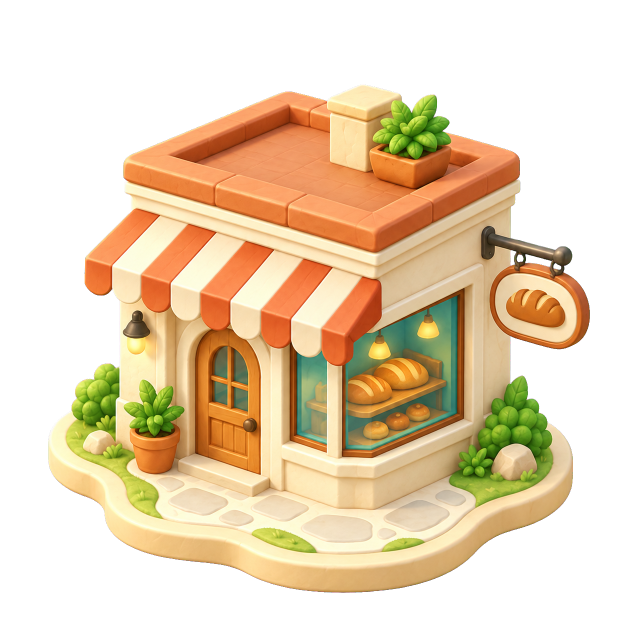
#> input picture docs/design/la-map-2026-09-22/production/bakery/keyed.png, 1254 x 1254 px, given in place of reference.png, which was not available (shown at 1/2 size)
$ python package_room_review.py ../../docs/design/la-map-2026-09-22/production/bakery/keyed.png ../../docs/design/la-map-2026-09-22/production/chinese_restaurant/keyed.png
#> lines starting #> are read from the running program, lines starting #| are printed output that depends on the picture
"""Package actual scene-review evidence and enforce the batch's declared budgets."""
from pathlib import Path
import sys,json,hashlib,struct,shutil,os
from PIL import Image,ImageDraw,ImageFont,ImageOps
ROOT=Path(__file__).resolve().parents[2];slug=sys.argv[1];card=sys.argv[2]
DOC=ROOT/'docs/design'/(slug+'-2026-10-07');OUT=Path(os.environ.get('SCENE_REVIEW_OUTPUT',ROOT/'output'/('zhaoyun-'+card+'-review-2026-10-07')));BENCH=OUT/'bench';KIT=ROOT/'assets/rooms'/slug
font=ImageFont.truetype('/usr/share/fonts/TTF/DejaVuSans.ttf',22)
def sheet(items,name,width=960,height=720):
 canvas=Image.new('RGB',(width*len(items),height+58),'#f5f0df');d=ImageDraw.Draw(canvas)
 for i,(label,im) in enumerate(items):
  canvas.paste(ImageOps.pad(im.convert('RGB'),(width,height),color='#f5f0df'),(i*width,58));d.text((i*width+18,14),label,font=font,fill='#53462f')
 canvas.save(DOC/name)
for file in [OUT/'godot.png',*OUT.glob('detail-*.png')]:shutil.copy2(file,DOC/file.name)
ref=ImageOps.pad(Image.open(DOC/'reference.png').convert('RGB'),(960,720),color='#f5f0df');actual=Image.open(OUT/'godot.png').convert('RGB').resize((960,720),Image.Resampling.LANCZOS);overlay=Image.blend(ref,actual,.5)
#> after `ref = ImageOps.pad(Image.open(DOC / 'reference.png').convert('RGB'), (`:
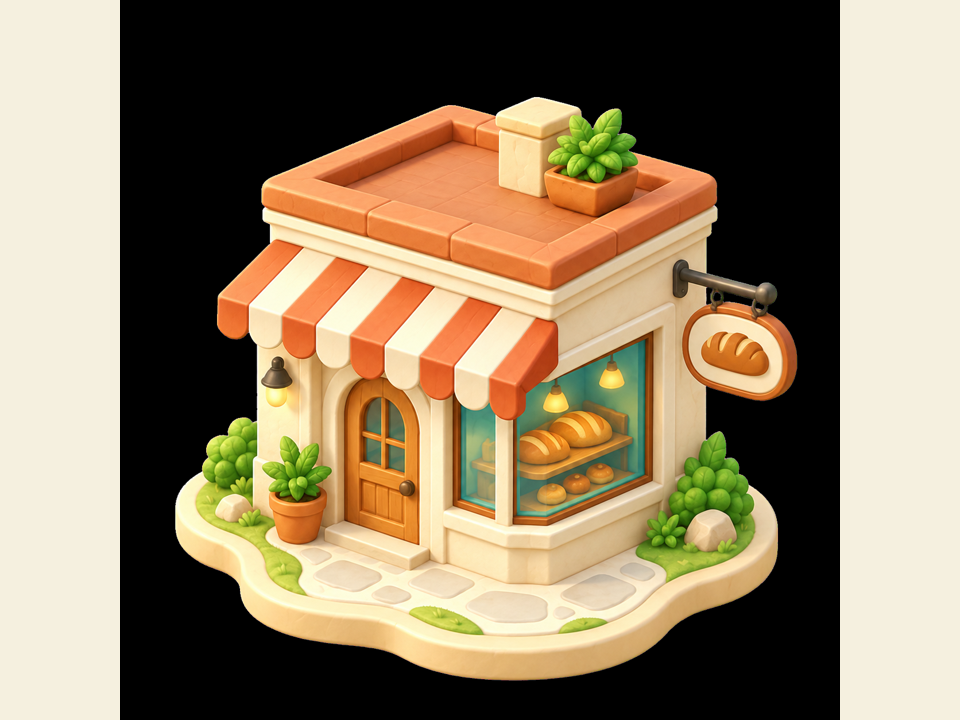
#> ref: PIL image 960x720 RGB; mean R, G, B 142.1, 125.7, 99.4
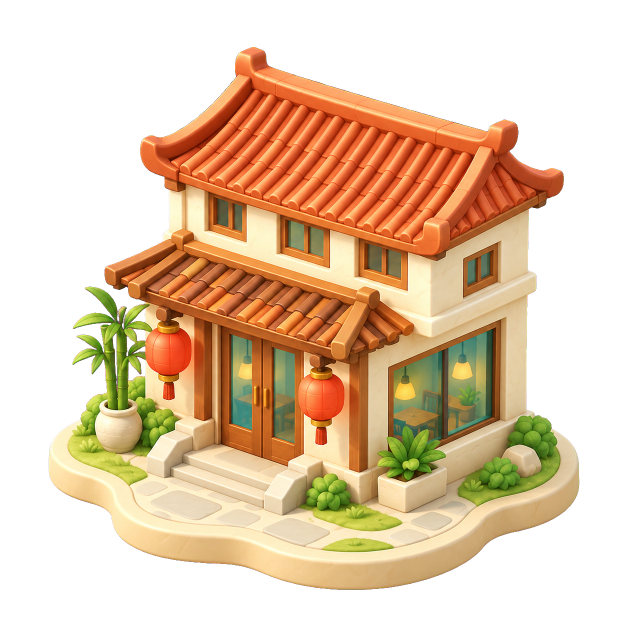
#> input picture docs/design/la-map-2026-09-22/production/chinese_restaurant/keyed.png, 1254 x 1254 px, given in place of godot.png, which was not available (shown at 1/2 size)
#> after `actual = Image.open(OUT / 'godot.png').convert('RGB').resize((960, 720`:
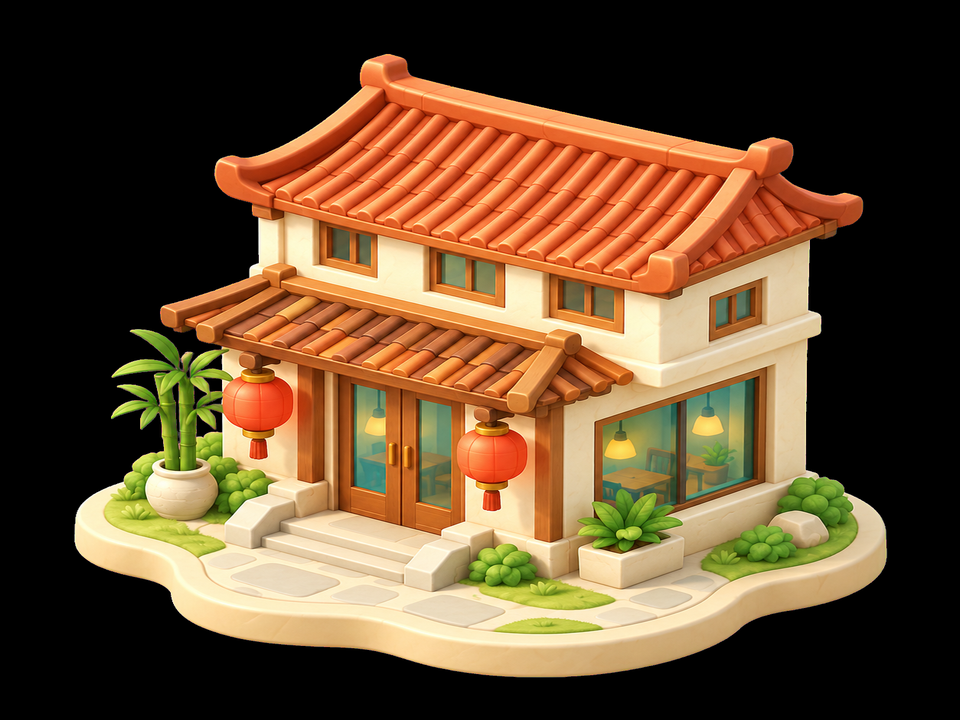
#> actual: PIL image 960x720 RGB; mean R, G, B 101.3, 75.4, 47.7
#> after `overlay = Image.blend(ref, actual, 0.5)`:
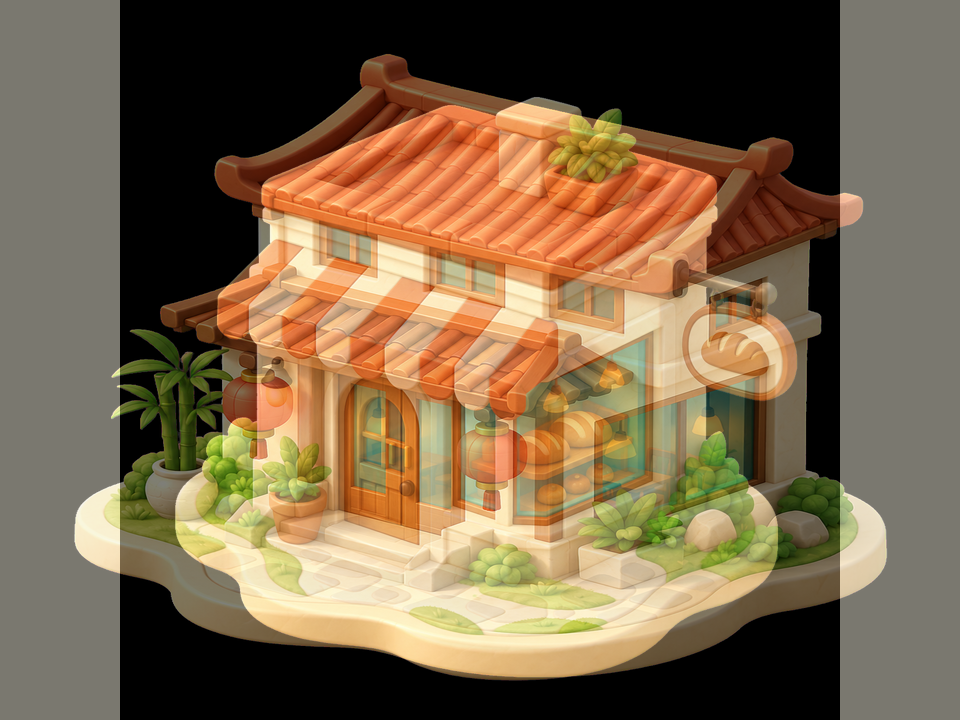
#> overlay: PIL image 960x720 RGB; mean R, G, B 121.5, 100.4, 73.3
overlay.save(DOC/'overlay-50.png');sheet([('Figma reference',ref),('Revised Godot Mobile / Vulkan',actual),('50% direct overlay / no warp',overlay)],'comparison.png')
#> in sheet, `canvas = Image.new('RGB', (width * len(items), height + 58), '#f5f0df'`:
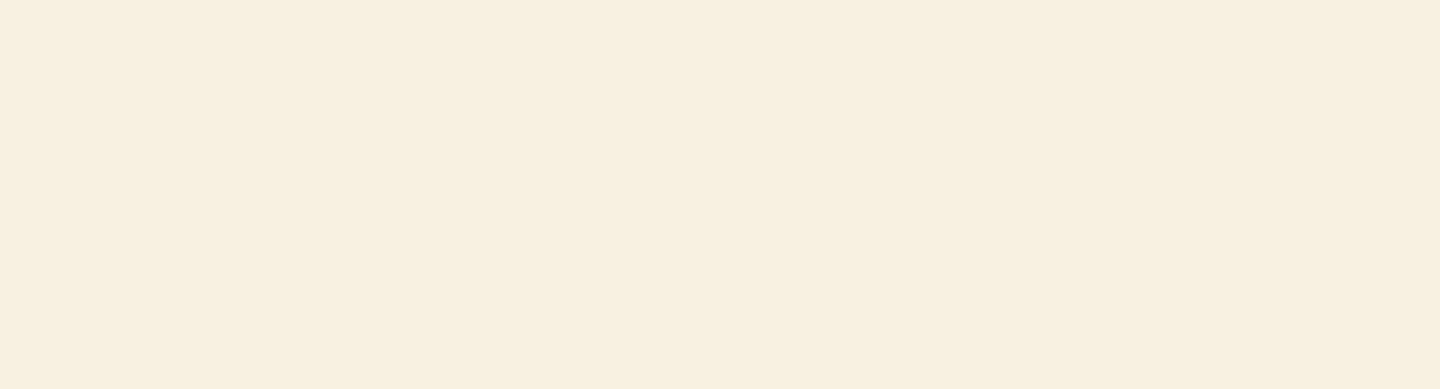
#> canvas: PIL image 2880x778 RGB (shown at 1/2 size); mean R, G, B 245, 240, 223
#> after the loop in sheet, `for i,(label,im) in enumerate(items):`:
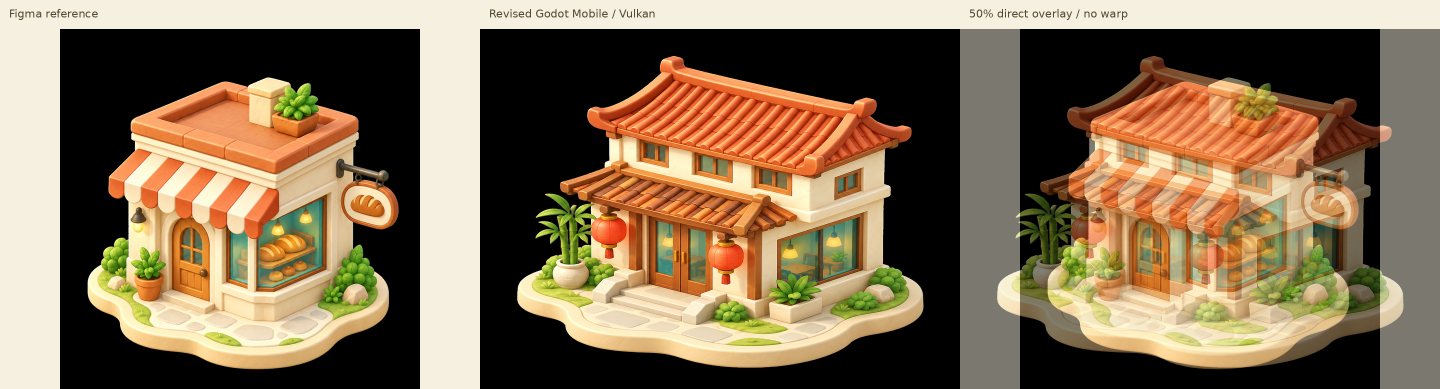
#> canvas: PIL image 2880x778 RGB (shown at 1/2 size); mean R, G, B 130.6, 110.6, 84.3
#> (the run stopped early here; a loop or call above may not have finished)
